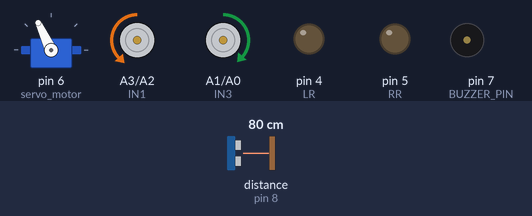
The sketch below on a simulated Arduino Uno, built with avr-gcc and run on an emulated ATmega328P. On the bench: servo, motor-driver pin pairs drawn as motors (green arrow = first pin HIGH = forward, orange = second pin HIGH = backward, longer = more drive, scaled by the enable pin), output pins drawn as LEDs (lit = HIGH), buzzer (waves = sounding, pin HIGH). The inputs (shaded band) are chosen by the test bench; at power-on: distance to the obstacle (sensor on pin 8) 80 cm. The echo pulse lasts 58.3 µs per cm.

Above: at 3.9 s.
4.0 s: distance to the obstacle (sensor on pin 8) set to 49 cm
5.5 s: distance to the obstacle (sensor on pin 8) set to 42 cm
At 7.4 s:
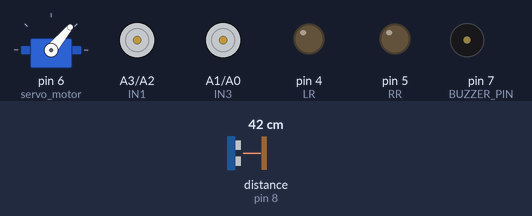
8.5 s: distance to the obstacle (sensor on pin 8) set to 60 cm
At 9.7 s:
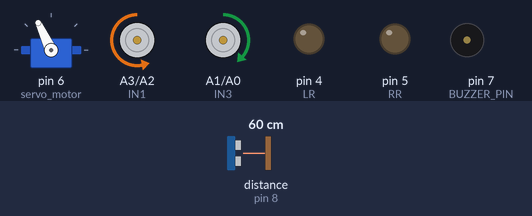
10.4 s: distance to the obstacle (sensor on pin 8) set to 2 cm
At 13.2 s:
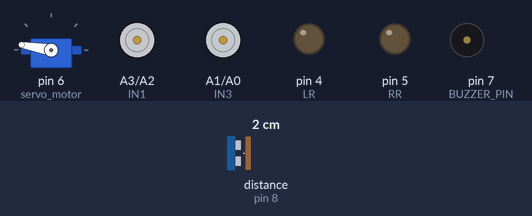
Timing chart, 0 to 14.4 s (numbered marks = the images above; inputs shaded):
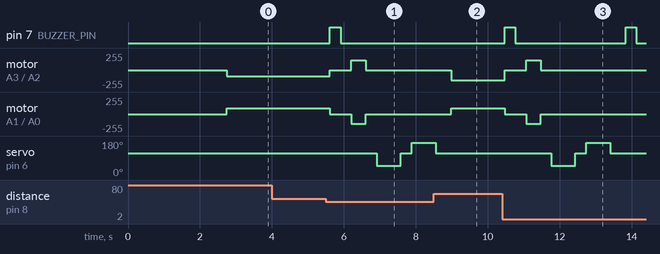

Measured:
- the behaviour switches between 45 and 44 cm on distance to the obstacle (sensor on pin 8) (found by bisection; images 0 and 1)
- after the input at 4.0 s, every drawn part: stays the same
- after the input at 5.5 s, pin 7 (BUZZER_PIN): LOW → HIGH after 0.11 s, → LOW 0.30 s later; motor on A3 (IN1) / A2 (IN2): backward 90/255 → stopped after 0.11 s, → forward 150/255 0.60 s later, → stopped 0.40 s later
- after the input at 8.5 s, pin 7 (BUZZER_PIN): stays LOW (without the input it goes to HIGH after 0.48 s)
- after the input at 10.4 s, pin 7 (BUZZER_PIN): alternates HIGH for 0.30 s and LOW for 3.1 s, starting after 0.07 s; motor on A3 (IN1) / A2 (IN2): backward 150/255 → stopped after 0.07 s, → forward 150/255 0.60 s later, → stopped 0.40 s later

The sketch:

servo_ultrasonic.ino
```cpp
#include <Servo.h>          //Servo motor library. This is standard library //Robot Lk
#include <NewPing.h>        //Ultrasonic sensor function library. You must install this library //Robot Lk

// Define motor control pins
int IN1 = A3;
int IN2 = A2;
int IN3 = A1;
int IN4 = A0;
int ENA = 3;
int ENB = 11;
int LR = 4;
int RR = 5;

int BUZZER_PIN = 7;

//sensor pins
#define trig_pin 9
#define echo_pin 8
#define maximum_distance 200
boolean goesForward = false;
int distance = 100;
NewPing sonar(trig_pin, echo_pin, maximum_distance); //sensor function
Servo servo_motor; //our servo name

void setup(){
  // Motor setup
  pinMode(IN1, OUTPUT);
  pinMode(IN2, OUTPUT);
  pinMode(IN3, OUTPUT);
  pinMode(IN4, OUTPUT);
  pinMode(ENA, OUTPUT);
  pinMode(ENB, OUTPUT);
  pinMode(BUZZER_PIN, OUTPUT);
  pinMode(LR, OUTPUT);
  pinMode(RR, OUTPUT);

  servo_motor.attach(6); //our servo pin
  servo_motor.write(115);

  delay(2000);
  distance = readPing();
  delay(100);
  distance = readPing();
  delay(100);
  distance = readPing();
  delay(100);
  distance = readPing();
  delay(100);
}

void loop() {
  int distanceRight = 0;
  int distanceLeft = 0;
  delay(50);

  if (distance <= 45) {
    moveStop();
    digitalWrite(BUZZER_PIN, HIGH); // Turn on the buzzer
    delay(300);                     // Duration
    digitalWrite(BUZZER_PIN, LOW);  // Turn off the buzzer
    delay(300);
    moveBackward();
    delay(400);
    moveStop();
    delay(300);

    distanceRight = lookRight();
    delay(300);
    distanceLeft = lookLeft();
    delay(300);

    // Updated decision-making logic
    if (distanceRight == 0 && distanceLeft == 0) {
      // Both sides are free; default to turning right
      turnLeft();
    } else if (distanceRight > distanceLeft) {
      // Turn to the side with more space
      turnRight();
    } else if (distanceLeft > distanceRight) {
      turnLeft();
    }
    moveStop();
  } else {
    moveForward();
  }

  // Update the distance reading
  distance = readPing();
}


int lookRight(){
  servo_motor.write(50);
  delay(500);
  int distance = readPing();
  delay(100);
  servo_motor.write(115);
  return distance;
}

int lookLeft(){
  servo_motor.write(170);
  delay(500);
  int distance = readPing();
  delay(100);
  servo_motor.write(115);
  return distance;
  delay(100);
}

int readPing(){
  delay(70);
  int cm = sonar.ping_cm();
  if (cm==0){
    cm=250;
  }
  return cm;
}

void moveStop(){
  analogWrite(ENA, 0);
  analogWrite(ENB, 0);
  digitalWrite(IN1, LOW);
  digitalWrite(IN2, LOW);
  digitalWrite(IN3, LOW);
  digitalWrite(IN4, LOW);
}

void moveForward(){
  if(!goesForward){
    goesForward=true;
    analogWrite(ENA, 90);
    analogWrite(ENB, 85);
    digitalWrite(IN1, LOW);
    digitalWrite(IN2, HIGH);
    digitalWrite(IN3, HIGH);
    digitalWrite(IN4, LOW);
    digitalWrite(LR, LOW);
    digitalWrite(RR, LOW);
  }
}

void moveBackward(){
  goesForward=false;
    analogWrite(ENA, 150);
    analogWrite(ENB, 145);
    digitalWrite(IN1, HIGH);
    digitalWrite(IN2, LOW);
    digitalWrite(IN3, LOW);
    digitalWrite(IN4, HIGH);
}
void turnLeft(){
  analogWrite(ENA, 150);
  analogWrite(ENB, 145);
  digitalWrite(IN1, HIGH);
  digitalWrite(IN2, LOW);
  digitalWrite(IN3, HIGH);
  digitalWrite(IN4, LOW);
  digitalWrite(LR, HIGH);
  digitalWrite(RR, LOW);
  delay(250);
}

void turnRight(){
  analogWrite(ENA, 150);
  analogWrite(ENB, 145);
  digitalWrite(IN1, LOW);
  digitalWrite(IN2, HIGH);
  digitalWrite(IN3, LOW);
  digitalWrite(IN4, HIGH);
  digitalWrite(RR, HIGH);
  digitalWrite(LR, LOW);
  delay(250);
}
```
